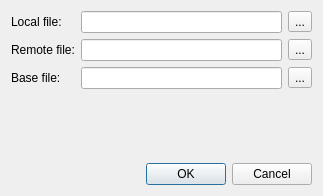
<?xml version="1.0" encoding="UTF-8"?>
<ui version="4.0">
 <class>OpenFilesDialog</class>
 <widget class="QDialog" name="OpenFilesDialog">
  <property name="geometry">
   <rect>
    <x>0</x>
    <y>0</y>
    <width>323</width>
    <height>196</height>
   </rect>
  </property>
  <property name="windowTitle">
   <string>Select files to merge</string>
  </property>
  <layout class="QVBoxLayout" name="verticalLayout">
   <item>
    <layout class="QFormLayout" name="formLayout">
     <item row="0" column="0">
      <widget class="QLabel" name="label">
       <property name="text">
        <string>Local file:</string>
       </property>
      </widget>
     </item>
     <item row="0" column="1">
      <layout class="QHBoxLayout" name="horizontalLayout">
       <item>
        <widget class="QLineEdit" name="lineEditLocalFile"/>
       </item>
       <item>
        <widget class="QToolButton" name="toolButtonSelectLocalFile">
         <property name="text">
          <string>...</string>
         </property>
        </widget>
       </item>
      </layout>
     </item>
     <item row="1" column="0">
      <widget class="QLabel" name="label_2">
       <property name="text">
        <string>Remote file:</string>
       </property>
      </widget>
     </item>
     <item row="1" column="1">
      <layout class="QHBoxLayout" name="horizontalLayout_2">
       <item>
        <widget class="QLineEdit" name="lineEditRemoteFile"/>
       </item>
       <item>
        <widget class="QToolButton" name="toolButtonSelectRemoteFile">
         <property name="text">
          <string>...</string>
         </property>
        </widget>
       </item>
      </layout>
     </item>
     <item row="2" column="0">
      <widget class="QLabel" name="label_3">
       <property name="text">
        <string>Base file:</string>
       </property>
      </widget>
     </item>
     <item row="2" column="1">
      <layout class="QHBoxLayout" name="horizontalLayout_3">
       <item>
        <widget class="QLineEdit" name="lineEditBaseFile"/>
       </item>
       <item>
        <widget class="QToolButton" name="toolButtonSelectBaseFile">
         <property name="text">
          <string>...</string>
         </property>
        </widget>
       </item>
      </layout>
     </item>
    </layout>
   </item>
   <item>
    <spacer name="verticalSpacer">
     <property name="orientation">
      <enum>Qt::Vertical</enum>
     </property>
     <property name="sizeHint" stdset="0">
      <size>
       <width>20</width>
       <height>50</height>
      </size>
     </property>
    </spacer>
   </item>
   <item>
    <widget class="QDialogButtonBox" name="buttonBox">
     <property name="orientation">
      <enum>Qt::Horizontal</enum>
     </property>
     <property name="standardButtons">
      <set>QDialogButtonBox::Cancel|QDialogButtonBox::Ok</set>
     </property>
    </widget>
   </item>
  </layout>
 </widget>
 <resources/>
 <connections>
  <connection>
   <sender>buttonBox</sender>
   <signal>accepted()</signal>
   <receiver>OpenFilesDialog</receiver>
   <slot>accept()</slot>
   <hints>
    <hint type="sourcelabel">
     <x>257</x>
     <y>186</y>
    </hint>
    <hint type="destinationlabel">
     <x>157</x>
     <y>274</y>
    </hint>
   </hints>
  </connection>
  <connection>
   <sender>buttonBox</sender>
   <signal>rejected()</signal>
   <receiver>OpenFilesDialog</receiver>
   <slot>reject()</slot>
   <hints>
    <hint type="sourcelabel">
     <x>313</x>
     <y>186</y>
    </hint>
    <hint type="destinationlabel">
     <x>286</x>
     <y>274</y>
    </hint>
   </hints>
  </connection>
 </connections>
</ui>
